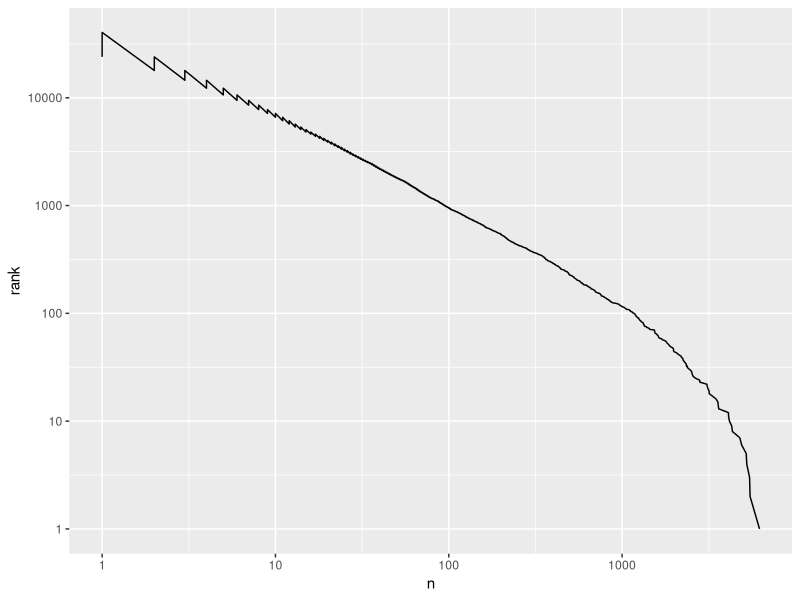

Source code (R):
## ---- chunk 1
library(tufte)
# invalidate cache when the tufte version changes
#knitr::opts_chunk$set(cache.extra = packageVersion('tufte'), warning = F)
options(htmltools.dir.version = FALSE)
library(tidyverse)
library(knitr)
library(janeaustenr)
library(tidytext)
## ---- chunk 2
austen_words_rank <- austen_books() %>%
  unnest_tokens(word, text) %>%
  count(book, word, sort = TRUE)%>% 
  mutate(rank = row_number()) 

austen_words_rank
## ---- chunk 3
ggplot(austen_words_rank, aes(x = n, y = rank))+
  geom_line()+ 
  scale_x_log10() +
  scale_y_log10()
## ---- chunk 4
str_view_all("Hello, my name is ... and I am 20 years old.", "Hello")
## ---- chunk 5
str_view_all("Hello, my name is ... and I am 20 years old.", "\\...")
## ---- chunk 6
str_view_all("Hello, my name is ... and I am 20 years old.", "[aeoi]")

## ---- chunk 7
str_view_all("Hello, my name is ... and I am 20 years old.", "[^aeoi]")
## ---- chunk 8
str_view_all("Hello, my name is ... and I am 20 years old.", "[:alpha:]")
## ---- chunk 9
str_view_all("Hello, my name is ... and I am 20 years old.", "[:lower:]")
## ---- chunk 10
str_view_all("Hello, my name is ... and I am 20 years old.", "[:upper:]")

## ---- chunk 11
str_view_all("Hello, my name is ... and I am 20 years old.", "[:alnum:]")

## ---- chunk 12
str_view_all("Hello, my name is ... and I am 20 years old.", "[:digit:]")

## ---- chunk 13
str_view_all("Hello, my name is ... and I am 20 years old.", "[:punct:]")
## ---- chunk 14
str_view_all("Hello, my name is ... and I am 20 years old.", "[:space:]")
